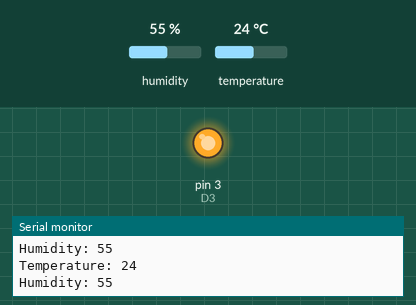
Simulated run of this sketch. Board: Arduino Uno, built with avr-gcc and run on an emulated ATmega328P. Shown: output pins drawn as LEDs (lit = HIGH), the last lines printed to the serial monitor. Dashed ring = blinking. Inputs (shaded band) come from the test bench; at power-on: temperature 24 °C, humidity 55 %. No radio packets arrive unless stated; pins used as bus, display or sensor lines are not drawn.

Above: at 10.8 s.
10.9 s: temperature set to 29 °C
22.0 s: temperature set to 32 °C
At 33.1 s:
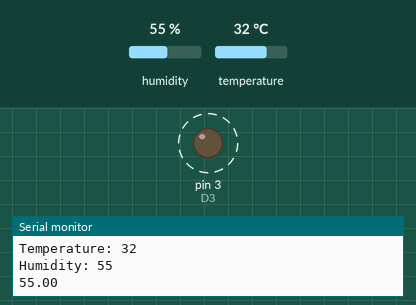
36.0 s: temperature set to 12 °C
At 37.3 s:
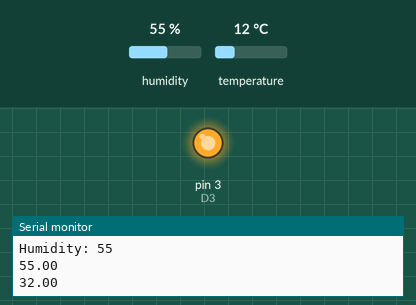
Timing chart, 0 to 39.0 s (numbered marks = the images above; inputs shaded):
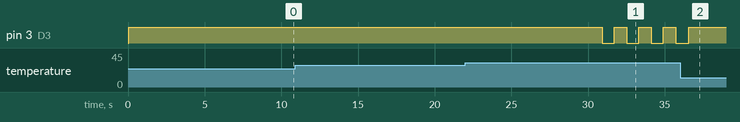

Measured:
- the behaviour switches between 30 and 31 °C on temperature (found by bisection; images 0 and 1)
- after the input at 22.0 s, pin 3 (D3): alternates HIGH for 0.80 s and LOW for 0.80 s, starting after 8.9 s
- after the input at 36.0 s, pin 3 (D3): goes on until 36.6 s, then stays HIGH

The sketch:

Home_node.ino
```cpp
#include <SPI.h>
#include <LoRa.h>
#include <dht.h>
#define dht_apin A0

char did = 'a';
dht DHT;

//In order to showcase fucntioning of remote control we will be using LEDs
int D3 = 3;
int D4 = 4;
int D5 =5;

void loraActivateFn(){
  Serial.begin(9600);
  while (!Serial);
  Serial.println("Thermostat");
  LoRa.setSPIFrequency(4E6);
  LoRa.setPins(10, 9, 2);
  if (!LoRa.begin(433E6)) {
    Serial.println("Starting LoRa failed!");
    while (!LoRa.begin(433E6))//;
    {     Serial.println("Trying...");    }
  }
  LoRa.setTxPower(20);
}

void setup() {
  loraActivateFn(); //Lora activation function

  pinMode(D3, OUTPUT);
  pinMode(D4, OUTPUT);
  pinMode(D5, OUTPUT);
}

void highled(){
          digitalWrite(D3, HIGH);
          digitalWrite(D4, HIGH);
          digitalWrite(D5, HIGH);
}

void lowled(){
          digitalWrite(D3, LOW);
          digitalWrite(D4, LOW);
          digitalWrite(D5, LOW);
}

void loop() {
    DHT.read11(dht_apin);
    int temp = DHT.temperature;
    int humid = DHT.humidity;
    Serial.print("Temperature: ");
    Serial.println(temp);
    Serial.print("Humidity: ");
    Serial.println(humid);
    //Medium Temp
    if(temp >= 22  && temp <= 27 ){
          digitalWrite(D4, HIGH);
          digitalWrite(D3, HIGH);
          digitalWrite(D5, LOW);
    }
    //High Temp
    else if(temp > 27 && temp <= 30 ){
          digitalWrite(D3, HIGH);
          digitalWrite(D4, HIGH);
          digitalWrite(D5, HIGH);
    }
    //Cool Temp
    else if(temp < 22 && temp > 7){
          digitalWrite(D3, HIGH);
          digitalWrite(D4, LOW);
          digitalWrite(D5, LOW);
    }
    //emergency trigger
    else{
          //Send data to Emergency trigger(LoRa Device)
          highled();
          delay(800);
          LoRa.beginPacket();
          lowled();
          delay(800);
          Serial.println(DHT.humidity);
          highled();
          delay(800);
          LoRa.print(did);
          lowled();
          delay(800);
          LoRa.print(DHT.humidity);
          highled();
          delay(800);
          Serial.println(DHT.temperature);
          lowled();
          delay(800);
          LoRa.print(DHT.temperature);
          highled();
          delay(800);
          LoRa.print(did);
          lowled();
          delay(800);
          LoRa.endPacket();
          highled();
    }
    delay(10000);
}
```
